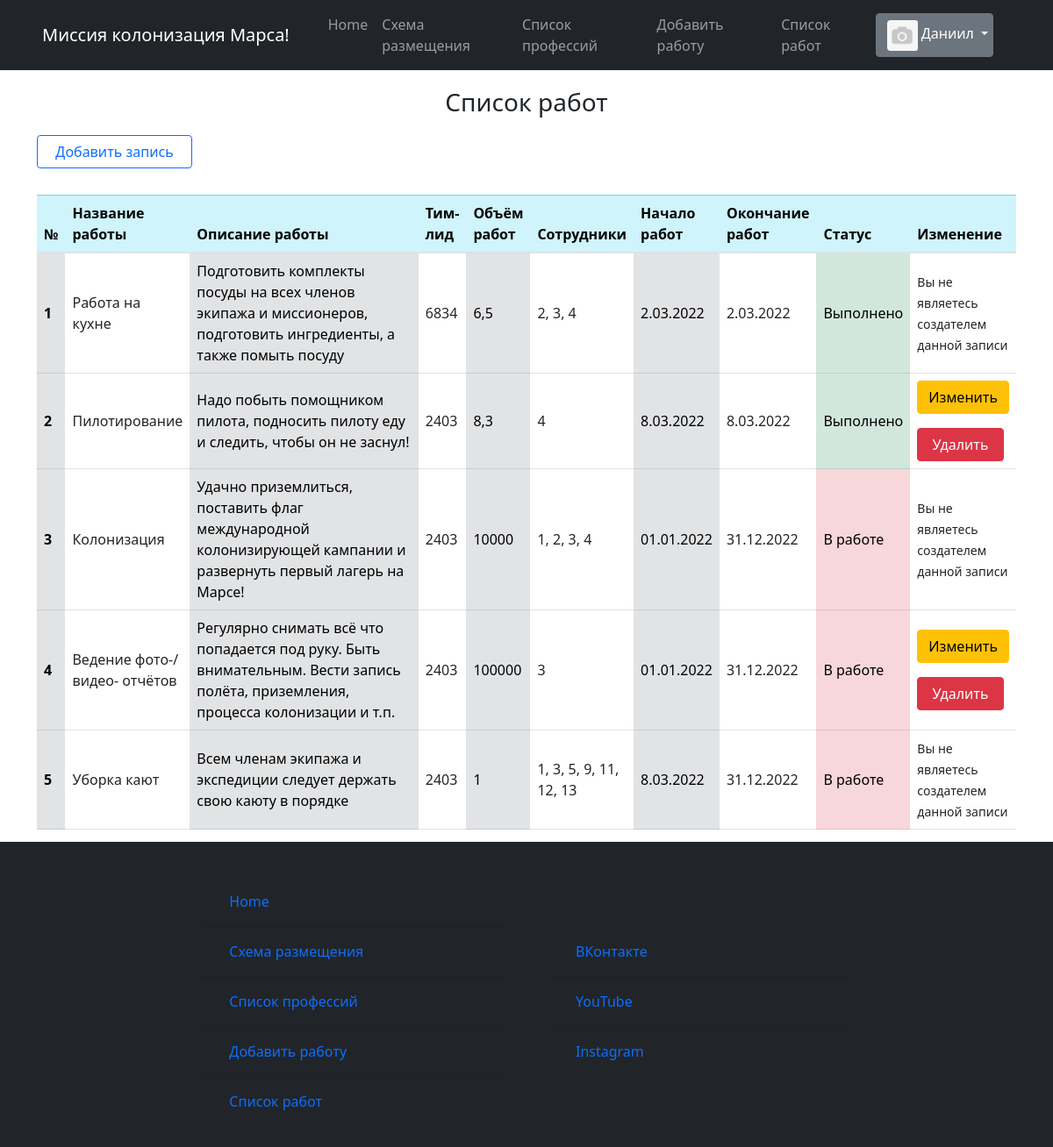
Before: /job_list (signed in) with the older database file.
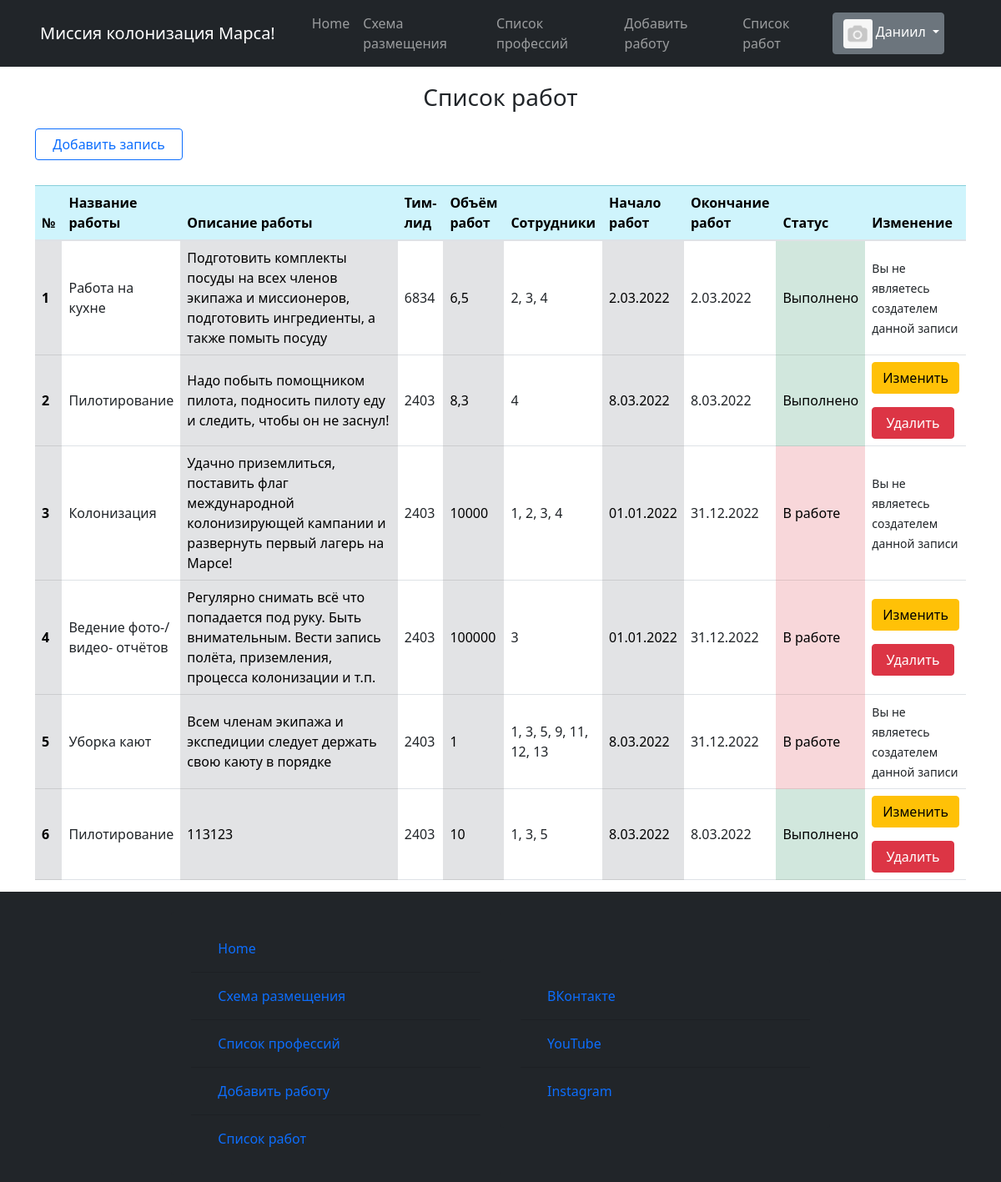
After: the same page with the newer database file.
### static/data/users.py (models this page shows, shortened)
class User(SqlAlchemyBase, UserMixin):
    __tablename__ = 'users'
    id = sqlalchemy.Column(sqlalchemy.Integer,
                           primary_key=True, autoincrement=True)
    surname = sqlalchemy.Column(sqlalchemy.String, nullable=True)
    name = sqlalchemy.Column(sqlalchemy.String, nullable=True)
    sex = sqlalchemy.Column(sqlalchemy.String, nullable=True)
    email = sqlalchemy.Column(sqlalchemy.String,
                              index=True, unique=True, nullable=True)
    hashed_password = sqlalchemy.Column(sqlalchemy.String, nullable=True)
    studying = sqlalchemy.Column(sqlalchemy.String, nullable=True)
    professions = sqlalchemy.Column(sqlalchemy.String, nullable=True)
    about = sqlalchemy.Column(sqlalchemy.String, nullable=True)
    created_date = sqlalchemy.Column(sqlalchemy.String, nullable=True)
    image_link = sqlalchemy.Column(sqlalchemy.String, nullable=True)
    disk_path = sqlalchemy.Column(sqlalchemy.String, nullable=True)

### static/data/jobs.py (models this page shows)
class Jobs(SqlAlchemyBase, UserMixin, SerializerMixin):
    __tablename__ = 'jobs'
    id = sqlalchemy.Column(sqlalchemy.Integer,
                           primary_key=True, autoincrement=True)
    job_title = sqlalchemy.Column(sqlalchemy.String, nullable=True)
    job_describe = sqlalchemy.Column(sqlalchemy.String, nullable=True)
    team_leader = sqlalchemy.Column(sqlalchemy.Integer, nullable=True)
    work_size = sqlalchemy.Column(sqlalchemy.Integer, nullable=True)
    collaborators = sqlalchemy.Column(sqlalchemy.String, nullable=True)
    start_date = sqlalchemy.Column(sqlalchemy.String, nullable=True)
    end_date = sqlalchemy.Column(sqlalchemy.String, nullable=True)
    creator = sqlalchemy.Column(sqlalchemy.Integer, nullable=True)
    is_finished = sqlalchemy.Column(sqlalchemy.Boolean, nullable=True)
    is_only_for_crew = sqlalchemy.Column(sqlalchemy.Boolean, nullable=True)

### runner.py (the view)
@app.route('/job_list', methods=['POST', 'GET'])
def job_list():
    db_sess = db_session.create_session()
    jobs = db_sess.query(Jobs).all()
    return render_template('html/job_list.html',
                           jobs=jobs,
                           image=image,
                           title='Список работ',
                           menu_bar_title='Миссия колонизация Марса!', )

### runner.py (called while the page is built)
@login_manager.user_loader
def load_user(user_id):
    db_sess = db_session.create_session()
    return db_sess.query(User).get(user_id)

### static/data/db_session.py (called while the page is built)
def create_session() -> Session:
    global __factory
    return __factory()

### templates/html/job_list.html (shortened to what this page needs)
{% extends "html/base.html" %}
{% block content %}
    <div class="startpage">
        <div class="card-body-title job-list-title">
            <h3>Список работ</h3>
        </div>
        <a href="/create_job" class="btn btn-outline-primary">
              Добавить запись
        </a>
        <table class="table job-list">
            <thead class="table-info">
                <th scope="col">№</th>
                <th scope="col">Название работы</th>
                <th scope="col" class="col-lg-3">Описание работы</th>
                <th scope="col">Тим-лид</th>
                <th scope="col">Объём работ</th>
                <th scope="col">Сотрудники</th>
                <th scope="col">Начало работ</th>
                <th scope="col">Окончание работ</th>
                <th scope="col">Статус</th>
                <th scope="col">Изменение</th>
            </thead>
            <tbody>
                {% for job in jobs %}
                    <tr>
                        <th scope="row" class="table-secondary align-middle"> {{ loop.index }}</th>
                        <td class="align-middle">{{ job.job_title }}</td>
                        <td class="table-secondary align-middle">{{ job.job_describe }}</td>
                        <td class="align-middle">{{ job.team_leader }}</td>
                        <td class="table-secondary align-middle">{{ job.work_size }}</td>
                        <td class="align-middle">{{ job.collaborators }}</td>
                        <td class="table-secondary align-middle">{{ job.start_date}}</td>
                        <td class="align-middle">{{ job.end_date }}</td>
                        {% if job.is_finished == 0 %}
                            <td class="table-danger align-middle">В работе</td>
                        {% else %}
                            <td class="table-success align-middle">Выполнено</td>
                        {% endif %}
                        <td class="align-middle">
                            {% if current_user.is_authenticated and current_user.id == job.creator %}
                                <div>
                                    <a href="/edit_job/{{ job.id }}" class="btn btn-warning">
                                        Изменить
                                    </a>
                                    <a href="/job_delete/{{ job.id }}" class="btn btn-danger">
                                         Удалить
                                    </a>
                                </div>
                            {% else %}
                                <div>
                                    <small>Вы не являетесь создателем данной записи</small>
                                </div>
                            {% endif %}
                        </td>
                    </tr>
                {% endfor %}
            </tbody>
        </table>
    </div>
{% endblock %}

### templates/html/base.html (shortened to what this page needs)
<!doctype html>
<html lang="en">
<head>
    <link rel="stylesheet"
          href="https://stackpath.bootstrapcdn.com/bootstrap/4.4.1/css/bootstrap.min.css"
>
    <link rel="stylesheet" href="../../static/css/professions.css">
    <link rel="stylesheet" href="../../static/css/index.css">
    <link rel="stylesheet" href="../../static/css/bar.css">
    <link rel="stylesheet" href="../../static/bootstrap-5.1.3-dist/css/bootstrap.css">
    <link rel="stylesheet" href="../../static/bootstrap-5.1.3-dist/css/bootstrap-grid.css">
    <link rel="stylesheet" href="../../static/bootstrap-5.1.3-dist/css/bootstrap-reboot.css">
    <link rel="stylesheet" href="../../static/bootstrap-5.1.3-dist/css/bootstrap-utilities.css">
    <link rel="stylesheet" href="../../static/css/professions.css">
    <link rel="stylesheet" href="../../static/css/index.css">
    <link rel="stylesheet" href="../../static/css/bar.css">
</head>
<body>
<div class="wrapper">
    <header>
    <nav class="navbar navbar-expand-lg navbar-dark bg-dark text-white">
        <div class="container-fluid">
            <a class="navbar-brand" href="/homepage">{{ menu_bar_title }}</a>
            <div class="collapse navbar-collapse" id="navbarSupportedContent">
                <ul class="navbar-nav me-auto mb-2 mb-lg-0">
                    <li class="nav-item">
                        <a class="nav-link" aria-current="page" href="/homepage">Home</a>
                    </li>
                    <li class="nav-item">
                        <a class="nav-link" href="/distribution">Схема размещения</a>
                    </li>
                    <li class="nav-item">
                        <a class="nav-link" href="/list_prof/ul">Список профессий</a>
                    </li>
                    <li class="nav-item">
                        <a class="nav-link" href="/create_job">Добавить работу</a>
                    </li>
                    <li class="nav-item">
                        <a class="nav-link" href="/job_list">Список работ</a>
                    </li>
                </ul>
                {% if current_user.is_authenticated %}
                    <div class="dropdown-navbar user-navbar">
                        <div class="btn-group">
                            <button type="button" class="btn btn-secondary dropdown-toggle" data-bs-toggle="dropdown"
                                    href="#" role="button" aria-expanded="false" id="user">
                                <span>
                                    {% if image %}
                                        <img src="{{ url_for('static', filename=image) }}"
                                             class="img-fluid rounded-start profile-card-img miniature-pic"
                                             alt="">
                                    {% else %}
                                        <img src="{{ url_for('static', filename='/images/avatars/no_avatar.png') }}"
                                             class="img-fluid rounded-start profile-card-img miniature-pic"
                                             alt="">
                                    {% endif %}
                                </span>
                                {{ current_user.name }}
                            </button>
                        </div>
                    </div>
                {% else %}
                    <form class="d-flex">
                        <a class="nav-brand" href="/login"><button class="btn btn-outline-success me-2" type="button">Войти</button></a>
                        <a class="nav-brand" href="/register"><button class="btn btn-outline-success me-2" type="button">Зарегистрироваться</button></a>
                    </form>
                {% endif %}
            </div>
        </div>
    </nav>
</header>
<main role="main" class="container">
    {% block content %}{% endblock %}
</main>
<footer class="navbar navbar-dark bg-dark navbar-footer row g-3" id="footer">
    <div class="card bg-dark col-md-4 footer-column">
        <div class="card-body">
            <form class="form-footer" method="post" novalidate>
                <ul class="list-group list-group-flush bg-dark">
                    <li class="list-group-item bg-dark">
                        <a class="nav-link" aria-current="page" href="/homepage">Home</a>
                    </li>
                    <li class="list-group-item bg-dark">
                        <a class="nav-link" href="/distribution">Схема размещения</a>
                    </li>
                    <li class="list-group-item bg-dark">
                        <a class="nav-link" href="/list_prof/ul">Список профессий</a>
                    </li>
                    <li class="list-group-item bg-dark">
                        <a class="nav-link" href="/create_job">Добавить работу</a>
                    </li>
                    <li class="list-group-item bg-dark">
                        <a class="nav-link" href="/job_list">Список работ</a>
                    </li>
                </ul>
            </form>
        </div>
    </div>
    <div class="card bg-dark col-md-4 footer-column">
        <div class="card-body">
            <form class="form-footer" method="post" novalidate>
                <ul class="list-group list-group-flush bg-dark">
                    <li class="list-group-item bg-dark">
                        <a class="nav-link" aria-current="page" href="https://m.vk.com/daniilkolevatykh"
                           target="_blank">ВКонтакте</a>
                    </li>
                    <li class="list-group-item bg-dark">
                        <a class="nav-link" href="https://www.youtube.com/channel/UCYcTAs_MR2JaN-LxTlDMQxA"
                           target="_blank">YouTube</a>
                    </li>
                    <li class="list-group-item bg-dark">
                        <a class="nav-link" href="https://www.instagram.com/daniil_kolevatykh/"
                           target="_blank">Instagram</a>
                    </li>
                </ul>
            </form>
        </div>
    </div>
</footer>
</div>
</body>
</html>

### static/css/index.css (style rules this page uses)
.dropdown-navbar { padding-right: 40px; }
.table { margin-top: 30px; word-wrap: break-word; }
.job-list-title { margin: 20px; text-align: center; }
.job-list { margin-bottom: 30px; }
* { margin: 0; padding: 0; }
html, body { height: 100%; }
.wrapper { height: 100%; display: flex; flex-direction: column; }
main { flex: 1 1 auto; }
.footer-column { border: none; vertical-align: top; }
.profile-card-img { margin-top: 10px; border: 2px solid #86b7fe; border-radius: 3px; }
.miniature-pic { margin-top: 1px; border: none; image-rendering: auto; width: 35px; height: 35px; object-fit: cover; }

### static/css/bar.css (style rules this page uses)
.navbar-brand { alignment: center; padding-left: 20px; padding-right: 20px; }

Changed rows visible on the page:
added Jobs: job_title "Пилотирование", job_describe "113123", team_leader "2403", work_size "10", collaborators "1, 3, 5", start_date "8.03.2022", end_date "8.03.2022", is_finished "Выполнено"
